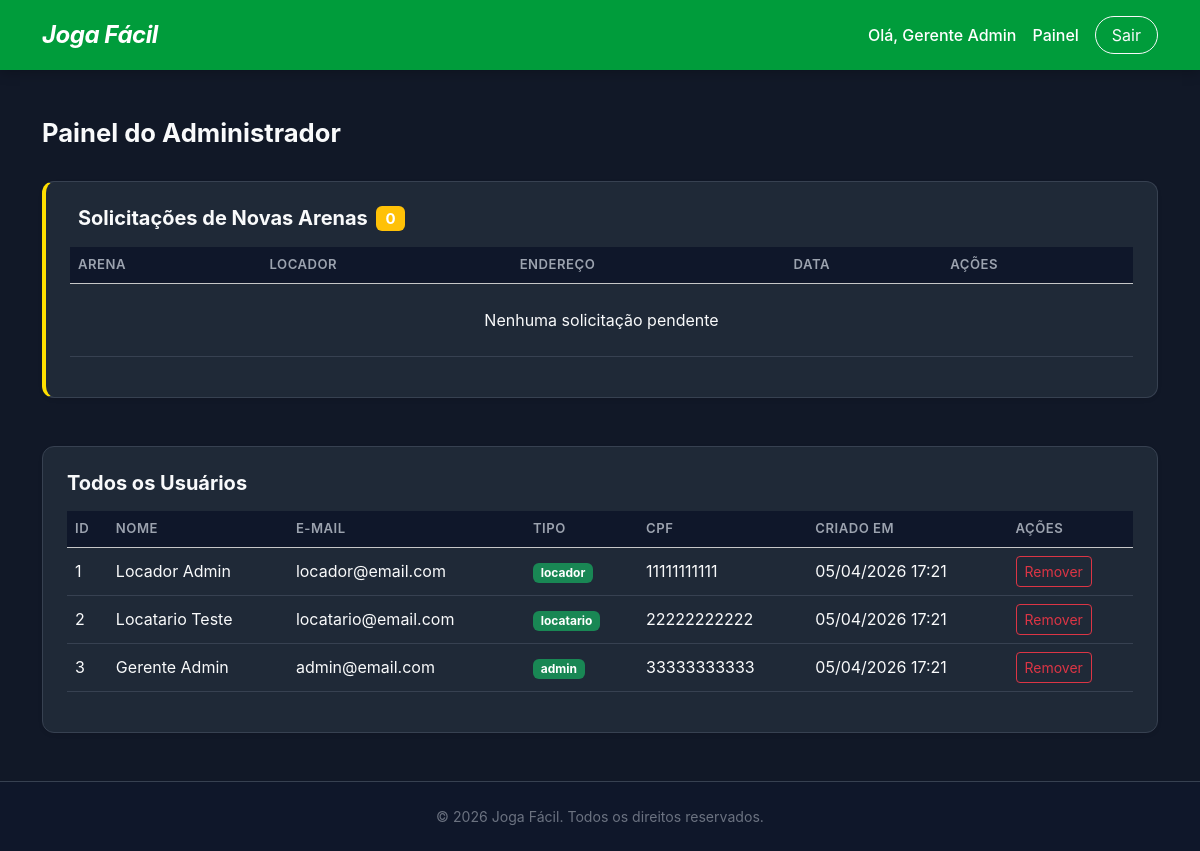
The page /pages/dashboard-admin.php (signed in) on the database its author committed.
### tables this page shows
CREATE TABLE IF NOT EXISTS usuarios (
    id         INT AUTO_INCREMENT PRIMARY KEY,
    nome       VARCHAR(100)  NOT NULL,
    email      VARCHAR(150)  NOT NULL UNIQUE,
    senha      VARCHAR(255)  NOT NULL,
    tipo       ENUM('locador','locatario','gerente','admin') NOT NULL DEFAULT 'locatario',
    cpf        VARCHAR(14)   DEFAULT NULL UNIQUE,
    status     ENUM('ativo', 'inativo') NOT NULL DEFAULT 'ativo',
    criadoEm   TIMESTAMP     DEFAULT CURRENT_TIMESTAMP
);

### crud/readQuadras.php (called while the page is built, shortened)
<?php
function getAllPendingQuadras(): array {
    $pdo = getDbConnection();
    $stmt = $pdo->prepare("SELECT q.*, u.nome as locador_nome FROM quadras q JOIN usuarios u ON q.locador_id = u.id WHERE q.status = 'pendente' ORDER BY q.created_at ASC");
    $stmt->execute();
    return $stmt->fetchAll(PDO::FETCH_ASSOC);
}

### crud/readUsuarios.php (called while the page is built, shortened)
<?php
function readAllUsuarios(): array {
    $pdo = getDbConnection();
    $selectStmt = $pdo->query("SELECT id, nome, email, tipo, cpf, criadoEm FROM usuarios ORDER BY criadoEm DESC");
    return $selectStmt->fetchAll();
}

### pages/dashboard-admin.php (the view, shortened to what this page needs)
<?php
require_once __DIR__ . '/../crud/readUsuarios.php';
require_once __DIR__ . '/../crud/readQuadras.php';
$todoUsuarios  = readAllUsuarios();
$arenasPendentes = getAllPendingQuadras();
?>
<!DOCTYPE html>
<html lang="pt-BR">
<head>
    <link href="https://cdn.jsdelivr.net/npm/bootstrap@5.3.2/dist/css/bootstrap.min.css" rel="stylesheet">
    <link href="../assets/css/customStyles.css" rel="stylesheet">
</head>
<body class="d-flex flex-column min-vh-100">
<?php include __DIR__ . '/../includes/header.php'; ?>
<main class="flex-grow-1 container py-5">
    <div class="d-flex justify-content-between align-items-center mb-4">
        <h2 class="dashboardTitle fw-bold">Painel do Administrador</h2>
    </div>
    <div class="card border-0 shadow-sm p-4 mb-5 dashboardCard" style="border-left: 4px solid var(--amareloOuro) !important;">
        <h5 class="fw-bold mb-3 d-flex align-items-center">
            Solicitações de Novas Arenas
            <span class="badge bg-warning ms-2"><?= count($arenasPendentes) ?></span>
        </h5>
        <div class="table-responsive">
            <table class="table dashboardTable table-hover align-middle">
                <thead class="table-light">
                    <tr>
                        <th>Arena</th>
                        <th>Locador</th>
                        <th>Endereço</th>
                        <th>Data</th>
                        <th>Ações</th>
                    </tr>
                </thead>
                <tbody>
                    <?php if (empty($arenasPendentes)): ?>
                        <tr><td colspan="5" class="text-center py-4">Nenhuma solicitação pendente</td></tr>
                    <?php endif; ?>
                </tbody>
            </table>
        </div>
    </div>
    <div class="card border-0 shadow-sm p-4 dashboardCard">
        <h5 class="fw-bold mb-3">Todos os Usuários</h5>
        <div class="table-responsive">
            <table class="table dashboardTable table-hover align-middle">
                <thead class="table-light">
                    <tr>
                        <th>ID</th>
                        <th>Nome</th>
                        <th>E-mail</th>
                        <th>Tipo</th>
                        <th>CPF</th>
                        <th>Criado em</th>
                        <th>Ações</th>
                    </tr>
                </thead>
                <tbody>
                    <?php if (empty($todoUsuarios)): ?>
                        <tr><td colspan="7" class="text-center ">Nenhum usuário cadastrado</td></tr>
                    <?php else: ?>
                        <?php foreach ($todoUsuarios as $rowUsuario): ?>
                        <tr>
                            <td><?= $rowUsuario['id'] ?></td>
                            <td><?= htmlspecialchars($rowUsuario['nome']) ?></td>
                            <td><?= htmlspecialchars($rowUsuario['email']) ?></td>
                            <td><span class="badge bg-success"><?= $rowUsuario['tipo'] ?></span></td>
                            <td><?= $rowUsuario['cpf'] ?? '—' ?></td>
                            <td><?= date('d/m/Y H:i', strtotime($rowUsuario['criadoEm'])) ?></td>
                            <td>
                                <form action="../crud/deleteUsuario.php" method="POST" class="d-inline deleteForm">
                                    <button type="submit" class="btn btn-sm btn-outline-danger">Remover</button>
                                </form>
                            </td>
                        </tr>
                        <?php endforeach; ?>
                    <?php endif; ?>
                </tbody>
            </table>
        </div>
    </div>
</main>
<?php include __DIR__ . '/../includes/footer.php'; ?>
</body>
</html>

### includes/header.php
<?php
$baseUrl = (strpos($_SERVER['SCRIPT_NAME'], '/pages/') !== false || strpos($_SERVER['SCRIPT_NAME'], '/crud/') !== false) ? '../' : './';
?>
<header class="mainHeader customGreenBg py-3">
    <div class="container d-flex justify-content-between align-items-center">
        <a href="<?= $baseUrl ?>index.php" class="text-decoration-none">
            <h2 class="logoTitle text-white m-0 fst-italic fw-bold">Joga Fácil</h2>
        </a>
        <nav class="authNav d-flex align-items-center gap-3">
            <?php if (isset($_SESSION['usuarioLogado'])): ?>
                <span class="text-white fw-medium">Olá, <?= htmlspecialchars($_SESSION['usuarioNome']) ?></span>
                <?php if ($_SESSION['usuarioTipo'] === 'locador'): ?>
                    <a href="<?= $baseUrl ?>pages/dashboard-locador.php" class="text-white text-decoration-none fw-medium">Painel</a>
                <?php elseif ($_SESSION['usuarioTipo'] === 'admin'): ?>
                    <a href="<?= $baseUrl ?>pages/dashboard-admin.php" class="text-white text-decoration-none fw-medium">Painel</a>
                <?php endif; ?>
                <a href="<?= $baseUrl ?>pages/logout.php" class="btn btn-outline-light rounded-pill px-3">Sair</a>
            <?php else: ?>
                <a href="<?= $baseUrl ?>pages/escolher-login.php" class="text-white text-decoration-none fw-medium">Entrar</a>
                <a href="<?= $baseUrl ?>pages/escolher-cadastro.php" class="btn btn-warning fw-bold text-dark rounded-pill px-4 shadow-sm customYellowBtn">Cadastre-se</a>
            <?php endif; ?>
        </nav>
    </div>
</header>

### includes/footer.php (shortened to what this page needs)
<footer class="mainFooter bg-dark text-white text-center py-4 mt-auto">
    <div class="container">
        <p class="mb-0 footerText">&copy; <?php echo date('Y'); ?> Joga Fácil. Todos os direitos reservados.</p>
    </div>
</footer>

### assets/css/customStyles.css (style rules this page uses)
:root { --verdeBandeira: #009c3b; --verdeEscuro: #006425; --amareloOuro: #FFDF00; --amareloClaro: #FFEE66; --bgMain: #111827; --bgCard: #1f2937; --bgCardBorder: #374151; --bgSection: #0f172a; --textPrimary: #f9fafb; --textSecondary: #9ca3af; --textMuted: #6b7280; --radiusSm: 8px; --radiusMd: 12px; --radiusLg: 16px; --radiusXl: 24px; --shadowCard: 0 4px 20px rgba(0, 0, 0, 0.35); --transition: all 0.25s ease; }
*, *::before, *::after { box-sizing: border-box; }
html { font-size: 16px; }
body { font-family: 'Inter', system-ui, -apple-system, sans-serif; background-color: var(--bgMain) !important; color: var(--textPrimary) !important; display: flex; flex-direction: column; min-height: 100vh; margin: 0; }
.mainHeader { background-color: var(--verdeBandeira) !important; box-shadow: 0 2px 12px rgba(0, 0, 0, 0.25); }
.logoTitle { font-size: 1.5rem; letter-spacing: -0.5px; color: #ffffff !important; }
.mainFooter { background-color: var(--bgSection) !important; border-top: 1px solid var(--bgCardBorder); margin-top: auto; }
.footerText { color: var(--textMuted); font-size: 0.88rem; }
.dashboardCard { background-color: var(--bgCard) !important; border: 1px solid var(--bgCardBorder) !important; border-radius: var(--radiusMd) !important; color: var(--textPrimary) !important; }
.dashboardTitle { font-size: 1.6rem; color: var(--textPrimary); }
.dashboardTable th { font-weight: 600; color: var(--textSecondary); font-size: 0.82rem; text-transform: uppercase; letter-spacing: 0.5px; background-color: var(--bgSection) !important; }
.dashboardTable td { color: var(--textPrimary); background-color: var(--bgCard) !important; border-color: var(--bgCardBorder) !important; }

### rows shown on the page
usuarios: id "1", nome "Locador Admin", email "locador@email.com", tipo "locador", cpf "11111111111", criadoEm "05/04/2026 17:21"
usuarios: id "2", nome "Locatario Teste", email "locatario@email.com", tipo "locatario", cpf "22222222222", criadoEm "05/04/2026 17:21"
usuarios: id "3", nome "Gerente Admin", email "admin@email.com", tipo "admin", cpf "33333333333", criadoEm "05/04/2026 17:21"

### other values the page prints
$_SESSION['usuarioNome'] "Gerente Admin"
count($arenasPendentes) "0"
